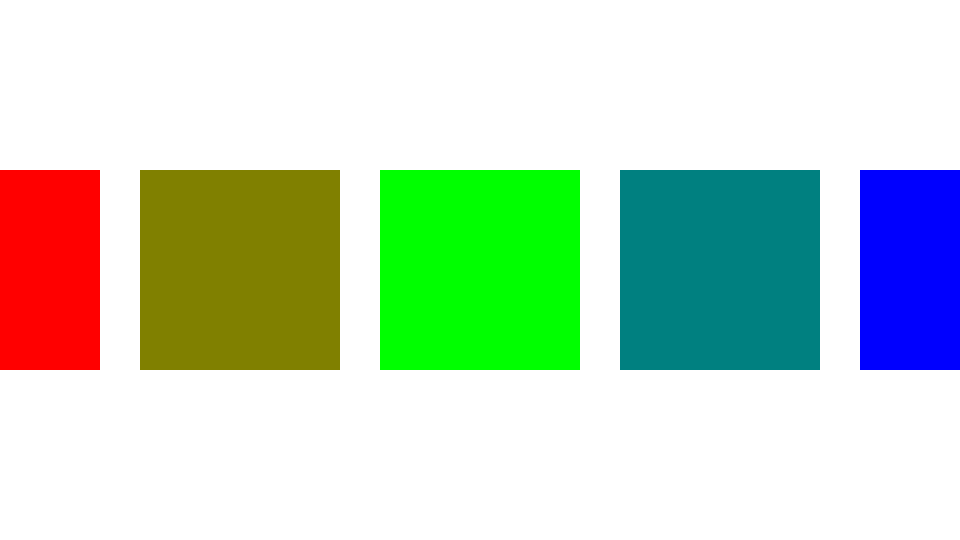
Frame 1 (no input)
Frame 60 (the mouse pressed at the canvas centre just before this capture): identical to frame 1, image omitted
Frame 120 (the mouse held since frame 60 and released just before this capture): identical to frame 1, image omitted

The Processing sketch that drew this single still picture (run headless with seeded random() and noise(); from frame 60 on, the mouse is pressed at the canvas centre):

// Processing sketch: sketch_017_colorMode_RGB
// ── sketch_017_colorMode_RGB.pde
// setup関数 : 初回1度だけ実行される
void setup() {
  size(960, 540); // ウィンドウサイズを960px,540pxに

  // 色指定をRGBのカラーモードに変更 : Red(赤),Green(緑),Blue(青)
  colorMode(RGB, 255, 255, 255);

  // 色の指定は「メニュー」＞「ツール」＞「色選択」を使うと便利
}

// draw関数 : setup関数実行後繰り返し実行される
void draw() {
  background(255, 255, 255); // 背景色を白色に指定

  noStroke(); // 線の色をナシに

  fill(255, 0, 0); // 塗りつぶしの色をRGB(255,0,0)に指定
  rect(-100, height/2-100, 200, 200);

  fill(128, 128, 0); // 塗りつぶしの色をRGB(128,128,0)に指定
  rect(width*1/4-100, height/2-100, 200, 200);

  fill(0, 255, 0); // 塗りつぶしの色をRGB(0,255,0)に指定
  rect(width*1/2-100, height/2-100, 200, 200);

  fill(0, 128, 128); // 塗りつぶしの色をRGB(0,128,128)に指定
  rect(width*3/4-100, height/2-100, 200, 200);

  fill(0, 0, 255); // 塗りつぶしの色をRGB(0,0,255)に指定
  rect(width-100, height/2-100, 200, 200);
}
